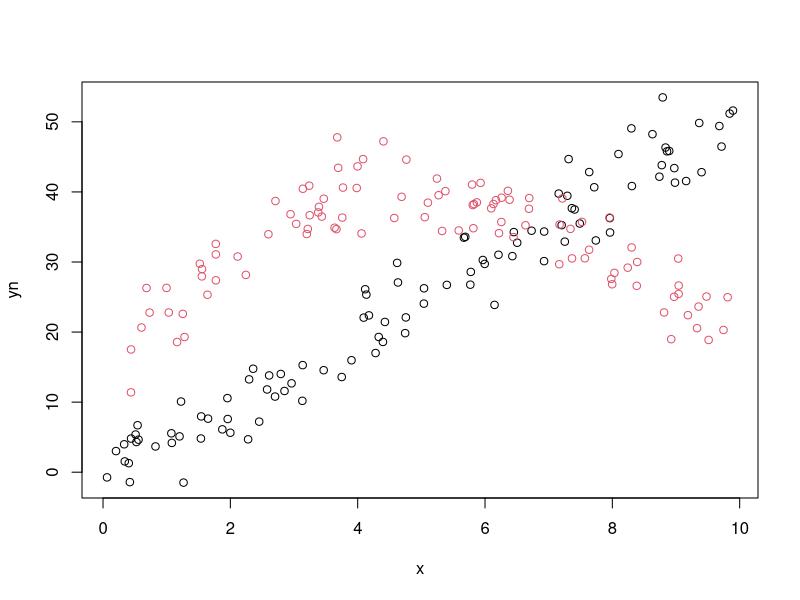
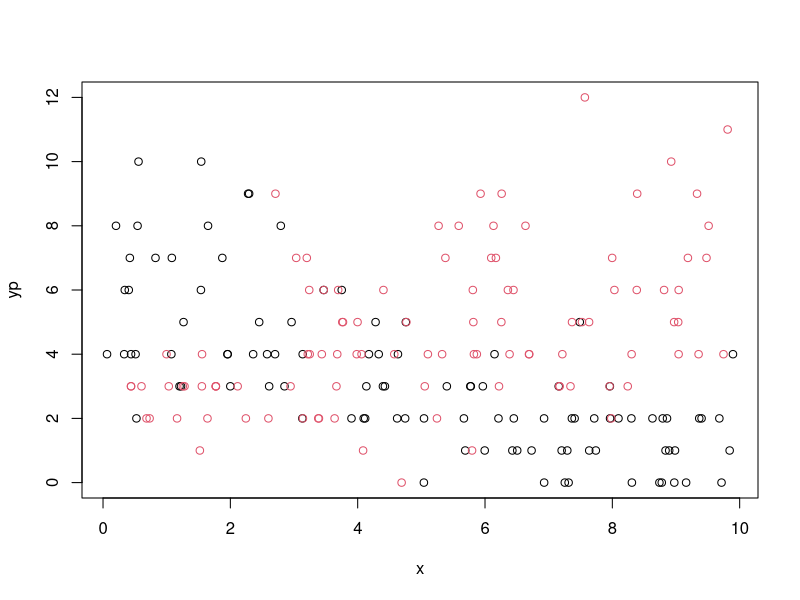
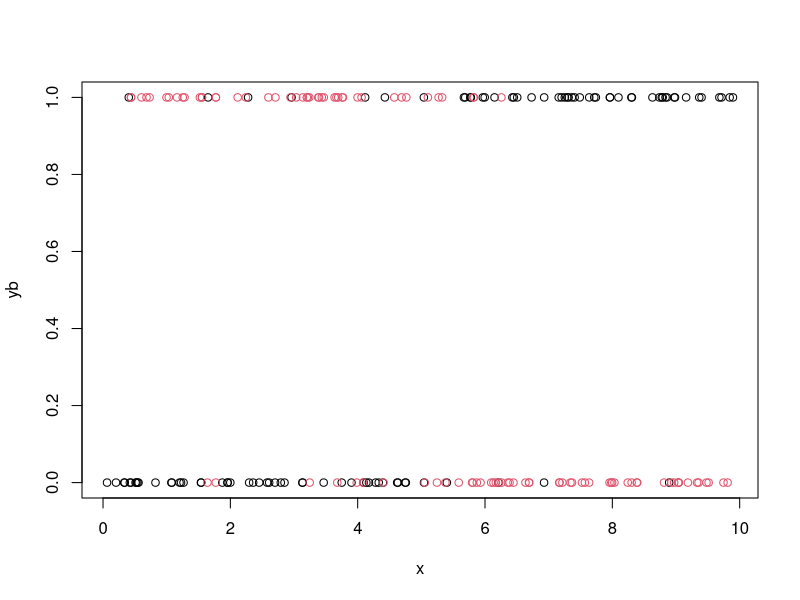

The R source for these figures, in order:
library(flexmix)


### Name: ExNPreg
### Title: Artificial Example for Normal, Poisson and Binomial Regression
### Aliases: ExNPreg NPreg
### Keywords: datasets

### ** Examples

data("NPreg", package = "flexmix")
plot(yn ~ x, data = NPreg, col = class)
plot(yp ~ x, data = NPreg, col = class)
plot(yb ~ x, data = NPreg, col = class)
